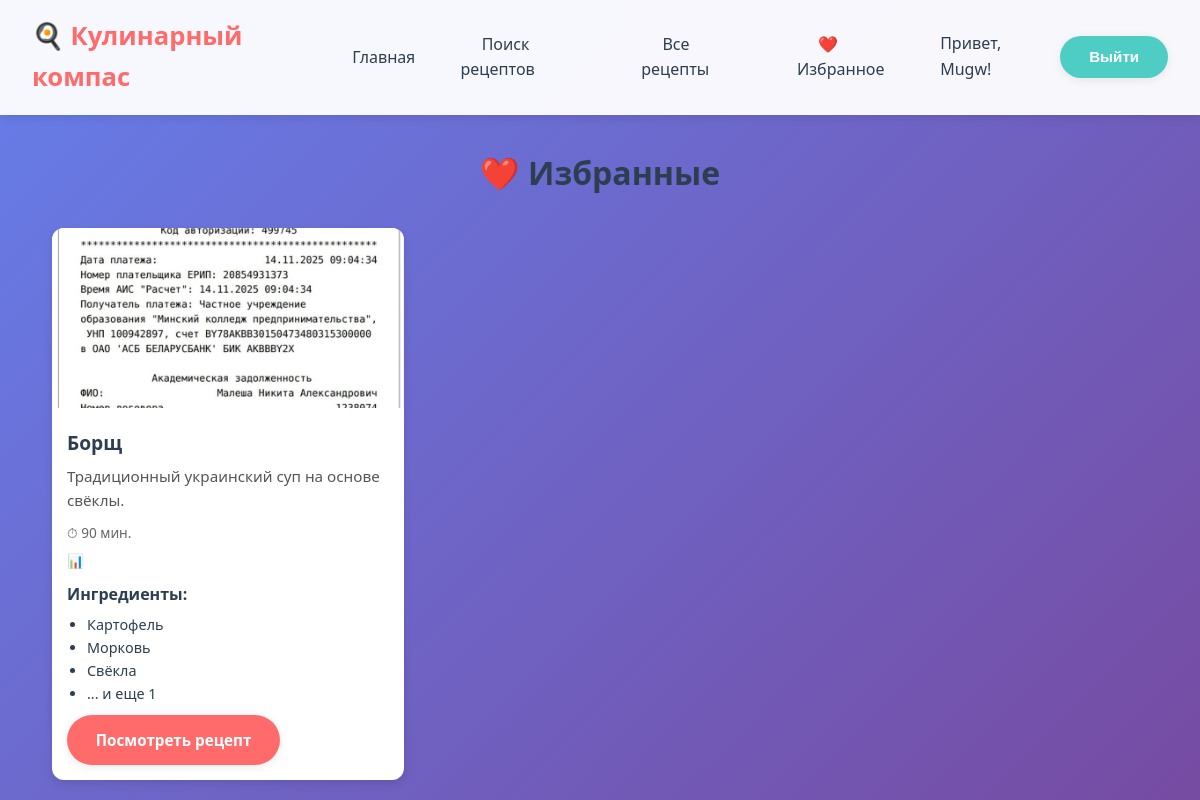
The page /favorites/ (signed in) on the database its author committed.
### favorites/models.py (models this page shows, shortened)
class Favorite(models.Model):
    user = models.ForeignKey(User, on_delete=models.CASCADE)
    recipe = models.ForeignKey(Recipe, on_delete=models.CASCADE)
    added_at = models.DateTimeField(auto_now_add=True)
    class Meta:
        unique_together = ('user', 'recipe')  # один рецепт можно добавить в избранное только один раз

### recipes/models.py (models this page shows, shortened)
class Recipe(models.Model):
    title = models.CharField(max_length=200)
    ingredients = models.ManyToManyField(Ingredient)
    description = models.TextField()
    cooking_steps = models.TextField()
    cooking_time = models.PositiveIntegerField(help_text="В минутах")
    image = models.ImageField(upload_to='recipes/', blank=True, null=True)
    author = models.ForeignKey(User, on_delete=models.CASCADE)
    created_at = models.DateTimeField(auto_now_add=True)

class Ingredient(models.Model):
    name = models.CharField(max_length=100, unique=True)

### favorites/views.py (the view)
# urls.py: path('', views.favorite_recipes, name='favorite_recipes'),
@login_required
def favorite_recipes(request):
    favorites = Favorite.objects.filter(user=request.user).select_related('recipe')
    return render(request, 'favorites/favorite_recipes.html', {'favorites': favorites})

### templates/favorites/favorite_recipes.html (shortened to what this page needs)
{% extends 'base.html' %}
{% load static %}
{% block extra_css %}
    <link rel="stylesheet" href="{% static 'css/favorites.css' %}">
{% endblock %}
{% block content %}
<div class="favorites-recipes-container">
    <h1>❤️ Избранные</h1>
</div>
{% if favorites %}
    <div class="favorite-recipe-grid">
        {% for favorite in favorites %}
            {% with recipe=favorite.recipe %}
                <div class="favorite-recipe-card">
                    {% if recipe.image %}
                        <img src="{{ recipe.image.url }}" alt="{{ recipe.title }}">
                    {% else %}
                        <div class="recipe-image-placeholder">Нет изображения</div>
                    {% endif %}
                    <div class="recipe-content">
                        <h3 class="recipe-title">{{ recipe.title }}</h3>
                        <p class="recipe-description">{{ recipe.description }}</p>
                        <div class="recipe-meta">
                            <span class="cooking-time">⏱ {{ recipe.cooking_time }} мин.</span>
                            <span class="difficulty">📊 {{ recipe.get_difficulty_display }}</span>
                        </div>
                        <div class="recipe-ingredients">
                            <strong>Ингредиенты:</strong>
                            <ul>
                                {% for ingredient in recipe.ingredients.all|slice:":3" %}
                                    <li>{{ ingredient.name }}</li>
                                {% endfor %}
                                {% if recipe.ingredients.count > 3 %}
                                    <li>... и еще {{ recipe.ingredients.count|add:"-3" }}</li>
                                {% endif %}
                            </ul>
                        </div>
                        <a href="{% url 'recipe_detail' recipe.id %}" class="btn btn-primary">Посмотреть рецепт</a>
                    </div>
                </div>
            {% endwith %}
        {% endfor %}
    </div>
{% else %}
    <div class="no-favorites">
        <p>Нет избранных</p>
    </div>
{% endif %}
{% endblock %}

### templates/base.html (shortened to what this page needs)
<!DOCTYPE html>
<html lang="ru">
<head>
    {% load static %}
    <link rel="stylesheet" href="{% static 'css/base.css' %}">
    <link rel="stylesheet" href="{% static 'css/forms.css' %}">
    {% block extra_css %}{% endblock %}
</head>
<body>
    <nav class="navbar">
        <div class="navbar-container">
            <a href="{% url 'home' %}" class="navbar-brand">🍳 Кулинарный компас</a>
            <ul class="navbar-nav">
                <li><a href="{% url 'home' %}">Главная</a></li>
                <li><a href="{% url 'recipe_search' %}">Поиск рецептов</a></li>
                <li><a href="{% url 'all_recipes' %}">Все рецепты</a></li>
                {% if user.is_authenticated %}
                    <li><a href="{% url 'favorite_recipes' %}">❤️ Избранное</a></li>
                {% endif %}
            </ul>
            <div class="user-info">
                {% if user.is_authenticated %}
                    <span>Привет, {{ user.username }}!</span>
                    <form method="post" action="{% url 'logout' %}" style="display:inline;">
  <button type="submit" class="btn btn-secondary">Выйти</button>
</form>
                {% else %}
                    <a href="{% url 'login' %}" class="btn btn-secondary">Войти</a>
                    <a href="{% url 'register' %}" class="btn">Регистрация</a>
                {% endif %}
            </div>
        </div>
    </nav>
    <div class="container">
        {% block content %}
        {% endblock %}
    </div>
</body>
</html>

### static/css/base.css (style rules this page uses)
:root { --primary-color: #ff6b6b; --primary-light: #ff8e8e; --secondary-color: #4ecdc4; --accent-color: #45b7d1; --text-dark: #2c3e50; --text-light: #7f8c8d; --bg-white: #ffffff; --bg-light: #f8f9fa; --shadow: 0 2px 10px rgba(0, 0, 0, 0.08); --shadow-hover: 0 4px 20px rgba(0, 0, 0, 0.12); --border-radius: 10px; --transition: all 0.2s ease; }
* { margin: 0; padding: 0; box-sizing: border-box; }
body { font-family: 'Segoe UI', Tahoma, Geneva, Verdana, sans-serif; line-height: 1.6; background: linear-gradient(135deg, #667eea 0%, #764ba2 100%); background-attachment: fixed; color: var(--text-dark); min-height: 100vh; }
.navbar { background: rgba(255, 255, 255, 0.95); backdrop-filter: blur(10px); border-bottom: 1px solid rgba(255, 255, 255, 0.3); padding: 1rem 2rem; position: sticky; top: 0; z-index: 1000; box-shadow: 0 2px 10px rgba(0, 0, 0, 0.1); }
.navbar-container { display: flex; justify-content: space-between; align-items: center; max-width: 1200px; margin: 0 auto; }
.navbar-brand { font-size: 1.6rem; font-weight: 700; color: var(--primary-color); text-decoration: none; display: flex; align-items: center; gap: 0.5rem; }
.navbar-nav { display: flex; list-style: none; gap: 1.5rem; align-items: center; }
.navbar-nav a { color: var(--text-dark); text-decoration: none; padding: 0.6rem 1.2rem; border-radius: 25px; transition: var(--transition); font-weight: 500; border: 2px solid transparent; }
.user-info { display: flex; align-items: center; gap: 1rem; }
.user-info span { color: var(--text-dark); font-weight: 500; }
.container { max-width: 1200px; margin: 2rem auto; padding: 0 2rem; }
.btn { display: inline-flex; align-items: center; gap: 0.5rem; padding: 0.8rem 1.8rem; background: var(--primary-color); color: white; text-decoration: none; border-radius: 25px; border: none; cursor: pointer; transition: var(--transition); font-weight: 600; font-size: 0.95rem; box-shadow: var(--shadow); }
.btn-secondary { background: var(--secondary-color); }
.recipe-title { font-size: 1.3rem; font-weight: 600; margin-bottom: 0.8rem; color: var(--text-dark); line-height: 1.3; }
.recipe-meta { color: var(--text-light); font-size: 0.9rem; margin-bottom: 1rem; display: flex; flex-direction: column; gap: 0.4rem; }

### static/css/favorites.css (style rules this page uses)
.favorites-recipes-container { text-align: center; margin: 30px 0; }
.favorite-recipe-grid { display: grid; grid-template-columns: repeat(auto-fill, minmax(280px, 1fr)); gap: 20px; padding: 0 20px; }
.favorite-recipe-card { background-color: #fff; border-radius: 12px; box-shadow: 0 4px 10px rgba(0,0,0,0.1); overflow: hidden; transition: transform 0.2s ease, box-shadow 0.2s ease; }
.favorite-recipe-card img { width: 100%; height: 180px; object-fit: cover; }
.recipe-content { padding: 15px; }
.recipe-title { font-size: 1.2rem; margin: 0 0 8px 0; }
.recipe-description { font-size: 0.95rem; color: #555; margin-bottom: 10px; }
.recipe-meta { display: flex; justify-content: space-between; font-size: 0.85rem; margin-bottom: 10px; color: #666; }
.recipe-ingredients ul { list-style: disc; padding-left: 20px; margin: 5px 0 10px 0; }
.recipe-ingredients li { font-size: 0.9rem; }

### rows shown on the page
Favorite: recipe.image (picture), recipe "Борщ", recipe.description "Традиционный украинский суп на основе свёклы.", recipe.cooking_time "90", recipe.ingredients.count|add "1"
Ingredient: name "Картофель"
Ingredient: name "Морковь"
Ingredient: name "Свёкла"

### other values the page prints
{{ user.username }} "Mugw"
